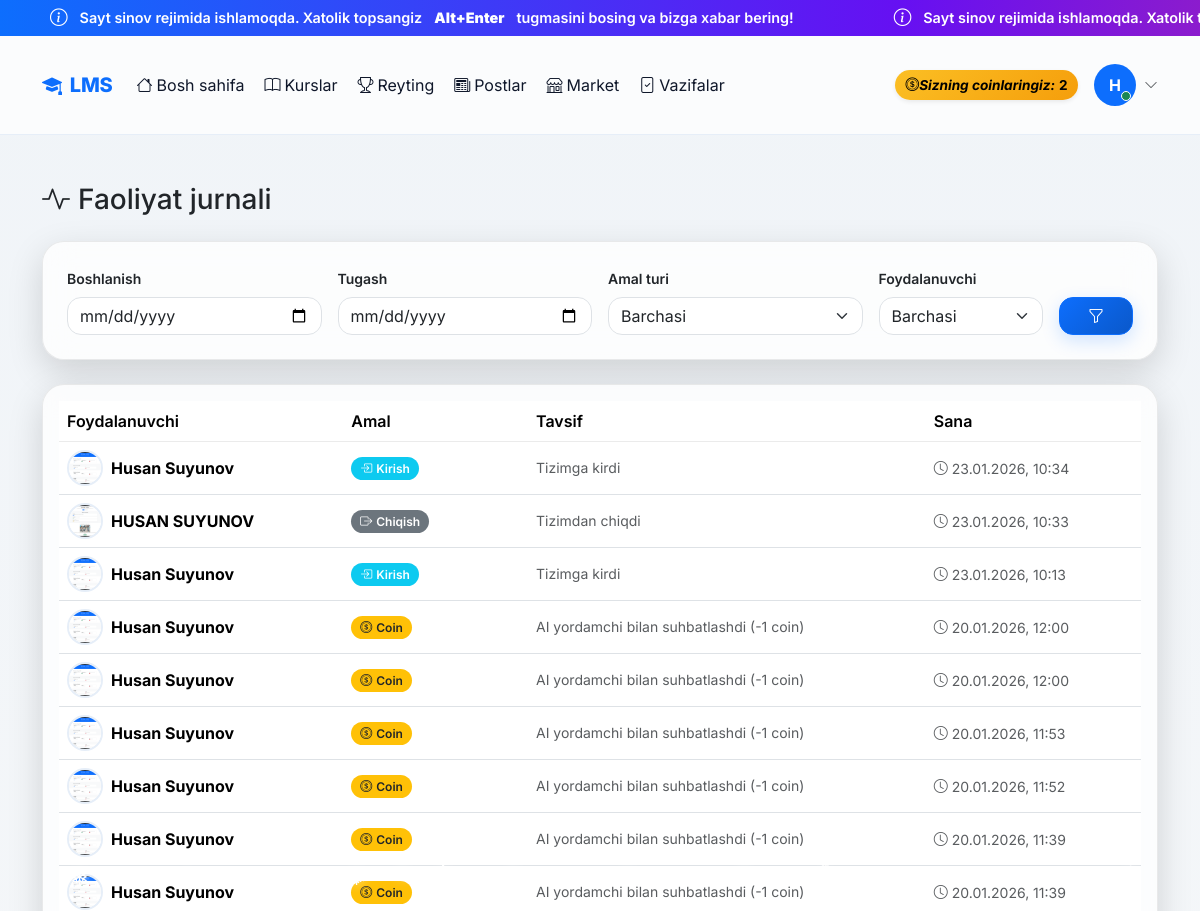
Before: /dashboard/activities/ (signed in, upper part) with the older database file.
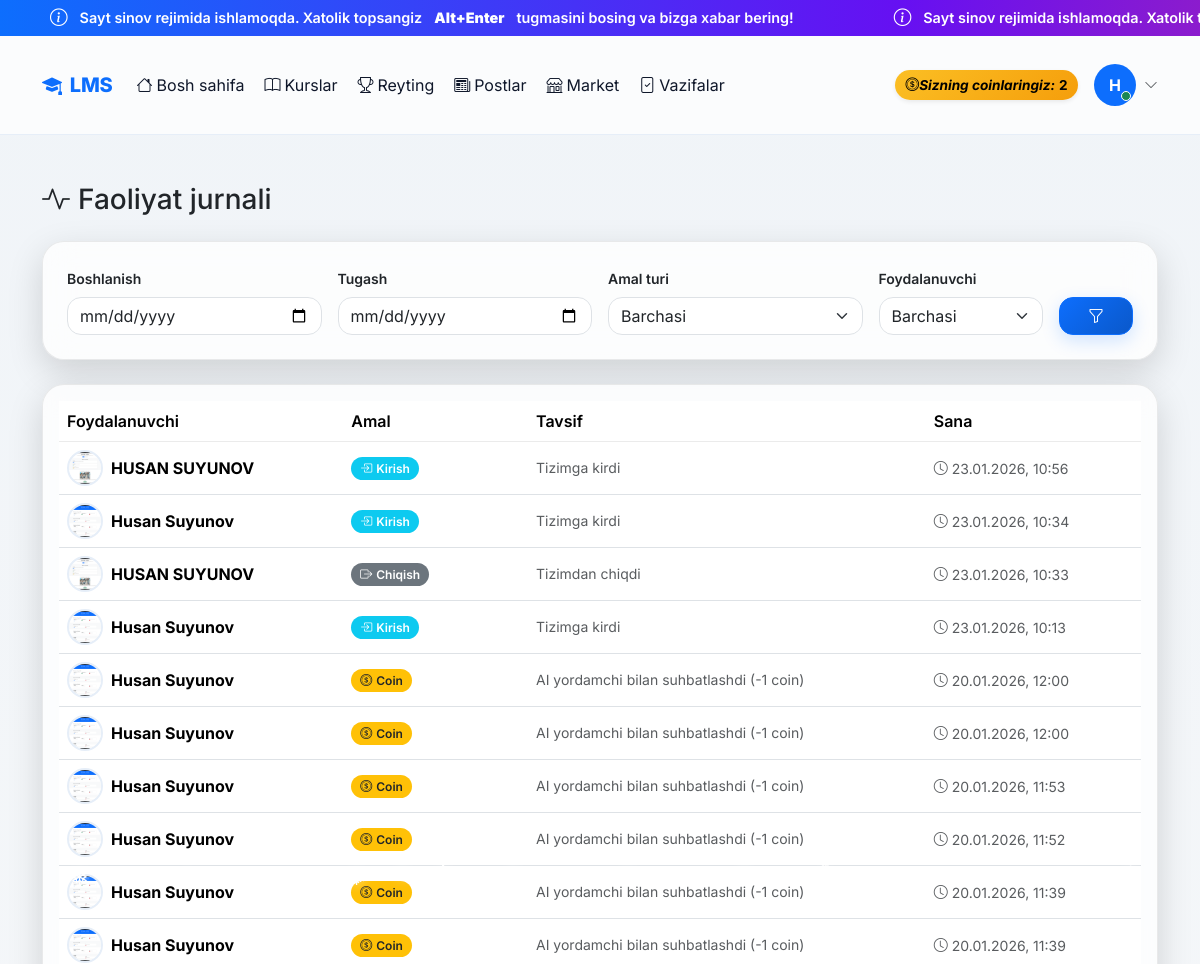
After: the same page with the newer database file.
### coin/models.py (models this page shows, shortened)
class ActivityLog(models.Model):
    ACTION_TYPES = (
        ('login', 'Tizimga kirdi'),
        ('logout', 'Tizimdan chiqdi'),
        ('like_post', 'Postga like bosdi'),
        ('comment_post', 'Postga izoh qoldirdi'),
        ('like_product', 'Mahsulotga like bosdi'),
        ('comment_product', 'Mahsulotga izoh qoldirdi'),
        ('submit_homework', 'Vazifa topshirdi'),
        ('homework_graded', 'Vazifasi baholandi'),
        ('submit_test', 'Test topshirdi'),
        ('watch_video', 'Video ko‘rdi'),
        ('enroll_course', 'Kursga yozildi'),
        ('purchase_product', 'Mahsulot sotib oldi'),
        ('earn_coins', 'Coin oldi'),
    )
    user = models.ForeignKey(
        settings.AUTH_USER_MODEL,
        on_delete=models.CASCADE,
        related_name='activities'
    )
    action_type = models.CharField(max_length=30, choices=ACTION_TYPES)
    description = models.TextField(verbose_name="Tavsif")
    ip_address = models.GenericIPAddressField(null=True, blank=True)
    created_at = models.DateTimeField(auto_now_add=True)
    class Meta:
        ordering = ['-created_at']
        verbose_name = "Faollik"
        verbose_name_plural = "Faolliklar"

### accounts/models.py (models this page shows, shortened)
class CustomUser(AbstractUser):
    ROLE_CHOICES = (
        ('admin', 'Admin'),
        ('teacher', "O'qituvchi"),
        ('student', "O'quvchi"),
    )
    first_name = models.CharField(max_length=100, verbose_name="Ism")
    last_name = models.CharField(max_length=100, verbose_name="Familiya")
    phone = models.CharField(max_length=20, unique=True, verbose_name="Telefon raqam")
    role = models.CharField(
        max_length=20,
        choices=ROLE_CHOICES,
        default='student',
        verbose_name="Rol"
    )
    photo = models.ImageField(
        upload_to='profiles/',
        blank=True,
        null=True,
        verbose_name="Profil rasmi"
    )
    profession = models.ForeignKey(
        'Profession',
        on_delete=models.SET_NULL,
        null=True,
        blank=True,
        related_name='students',
        verbose_name="Yo'nalish"
    )
    is_blocked = models.BooleanField(default=False, verbose_name="Bloklangan")
    last_activity = models.DateTimeField(null=True, blank=True, verbose_name="Oxirgi faollik")
    bio = models.TextField(blank=True, null=True, verbose_name="O'zi haqida")
    coins = models.IntegerField(default=0, verbose_name="Coinlar")
    total_online_time = models.IntegerField(default=0, verbose_name="Jami online vaqt (daqiqa)")
    address = models.CharField(max_length=300, blank=True, null=True, verbose_name="Yashash manzili")
    birth_date = models.DateField(null=True, blank=True, verbose_name="Tug'ilgan kuni")
    id_card = models.FileField(
        upload_to='documents/id_cards/',
        blank=True,
        null=True,
        verbose_name="ID karta / Pasport"
    )
    birth_certificate = models.FileField(
        upload_to='documents/birth_certificates/',
        blank=True,
        null=True,
        verbose_name="Tug'ilganlik haqida guvohnoma"
    )
    @property
    def is_admin(self):
        return self.role == 'admin'
    @property
    def is_teacher(self):
        return self.role == 'teacher'
    @property
    def full_name(self):
        return f"{self.first_name} {self.last_name}".strip()
    class Meta:
        verbose_name = "Foydalanuvchi"
        verbose_name_plural = "Foydalanuvchilar"

### coin/views.py (the view)
# urls.py: path('dashboard/activities/', views.admin_activities, name='admin_activities'),
@login_required
def admin_activities(request):
    if not request.user.is_admin:
        return redirect('home')
    activities = ActivityLog.objects.all().select_related('user')
    date_from = request.GET.get('date_from')
    date_to = request.GET.get('date_to')
    action_type = request.GET.get('action_type')
    user_id = request.GET.get('user')
    if date_from:
        from datetime import datetime
        date_from = datetime.strptime(date_from, '%Y-%m-%d')
        activities = activities.filter(created_at__date__gte=date_from)
    if date_to:
        from datetime import datetime
        date_to = datetime.strptime(date_to, '%Y-%m-%d')
        activities = activities.filter(created_at__date__lte=date_to)
    if action_type:
        activities = activities.filter(action_type=action_type)
    if user_id:
        activities = activities.filter(user_id=user_id)
    users = CustomUser.objects.all()
    action_types = ActivityLog.ACTION_TYPES
    return render(request, 'coin/admin/activities.html', {
        'activities': activities[:500],
        'users': users,
        'action_types': action_types,
    })

### accounts/management/commands/check_birthdays.py (called while the page is built, shortened)
    def handle(self, *args, **kwargs):
        today = timezone.now().date()
        users = CustomUser.objects.filter(birth_date__day=today.day, birth_date__month=today.month)
        if not users.exists():
            self.stdout.write(self.style.SUCCESS('No birthdays today.'))
            return

### coin/templates/coin/admin/activities.html (shortened to what this page needs)
{% extends 'accounts/base.html' %}
{% block content %}
<div class="container my-4 my-md-5">
<div class="d-flex justify-content-between align-items-center mb-4 flex-wrap gap-2">
    <h3 class="m-0">
        <i class="bi bi-activity me-2"></i>Faoliyat jurnali
    </h3>
</div>
<div class="ios-card mb-4">
<div class="p-4">
<form method="get" class="row g-3 align-items-end">
    <div class="col-md-3">
        <label class="form-label small fw-semibold">Boshlanish</label>
        <input type="date" name="date_from"
               class="form-control ios-input"
               value="{{ request.GET.date_from }}">
    </div>
    <div class="col-md-3">
        <label class="form-label small fw-semibold">Tugash</label>
        <input type="date" name="date_to"
               class="form-control ios-input"
               value="{{ request.GET.date_to }}">
    </div>
    <div class="col-md-3">
        <label class="form-label small fw-semibold">Amal turi</label>
        <select name="action_type" class="form-select ios-select">
            <option value="">Barchasi</option>
        </select>
    </div>
    <div class="col-md-2">
        <label class="form-label small fw-semibold">Foydalanuvchi</label>
        <select name="user" class="form-select ios-select">
            <option value="">Barchasi</option>
        </select>
    </div>
    <div class="col-md-1 d-grid">
        <button class="btn btn-primary filter-btn">
            <i class="bi bi-funnel"></i>
        </button>
    </div>
</form>
</div>
</div>
<div class="ios-card">
<div class="p-3">
<div class="table-responsive">
<table class="table align-middle mb-0">
<thead>
<tr>
    <th>Foydalanuvchi</th>
    <th>Amal</th>
    <th>Tavsif</th>
    <th>Sana</th>
</tr>
</thead>
<tbody>
{% for activity in activities %}
<tr>
<td data-label="Foydalanuvchi">
    <div class="d-flex align-items-center gap-2">
        {% if activity.user.photo %}
        <img src="{{ activity.user.photo.url }}" class="avatar">
        {% else %}
        <div class="avatar bg-secondary bg-opacity-25 d-flex align-items-center justify-content-center">
            <i class="bi bi-person-fill text-muted"></i>
        </div>
        {% endif %}
        <strong>{{ activity.user.full_name }}</strong>
    </div>
</td>
<td data-label="Amal">
{% if activity.action_type == 'login' %}
<span class="badge bg-info"><i class="bi bi-box-arrow-in-right me-1"></i>Kirish</span>
{% elif activity.action_type == 'logout' %}
<span class="badge bg-secondary"><i class="bi bi-box-arrow-right me-1"></i>Chiqish</span>
{% elif activity.action_type == 'like_product' or activity.action_type == 'like_post' %}
<span class="badge bg-danger"><i class="bi bi-heart-fill me-1"></i>Like</span>
{% elif activity.action_type == 'comment_product' or activity.action_type == 'comment_post' %}
<span class="badge bg-primary"><i class="bi bi-chat-fill me-1"></i>Izoh</span>
{% elif activity.action_type == 'purchase_product' %}
<span class="badge bg-success"><i class="bi bi-cart-fill me-1"></i>Xarid</span>
{% elif activity.action_type == 'earn_coins' %}
<span class="badge bg-warning text-dark"><i class="bi bi-coin me-1"></i>Coin</span>
{% elif activity.action_type == 'watch_video' %}
<span class="badge bg-success"><i class="bi bi-check-circle me-1"></i>Dars</span>
{% elif activity.action_type == 'submit_homework' %}
<span class="badge bg-primary"><i class="bi bi-file-earmark-check me-1"></i>Vazifa</span>
{% else %}
<span class="badge bg-light text-dark">{{ activity.action_type }}</span>
{% endif %}
</td>
<td data-label="Tavsif" class="text-muted small">
    {{ activity.description }}
</td>
<td data-label="Sana">
    <small class="text-muted">
        <i class="bi bi-clock me-1"></i>{{ activity.created_at|date:"d.m.Y, H:i" }}
    </small>
</td>
</tr>
{% endfor %}
</tbody>
</table>
</div>
</div>
</div>
</div>
{% endblock %}

Changed rows visible on the page:
added ActivityLog: user.photo (picture), user.full_name "HUSAN SUYUNOV", action_type "login" (drawn), description "Tizimga kirdi", created_at "23.01.2026, 10:56"
